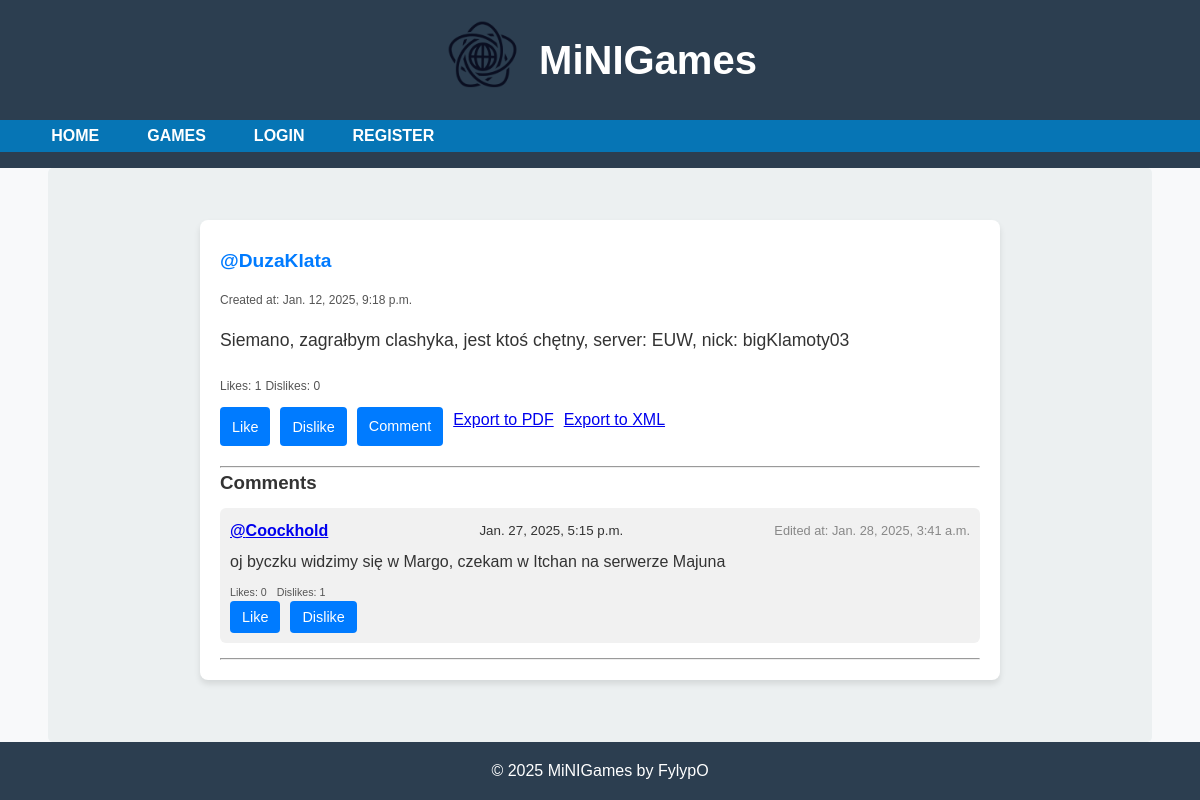
The app's page /posts/1/ with its own data.
### minigames/models.py (models this page shows, shortened)
class ReactionMixin(models.Model):
    likes = models.IntegerField(default=0)
    dislikes = models.IntegerField(default=0)
    reactions = GenericRelation('Reaction', related_query_name='content_object')
    class Meta:
        abstract = True
    @property
    def like_count(self):
        return self.reactions.filter(reaction_type=Reaction.ReactionType.LIKE).count()
    @property
    def dislike_count(self):
        return self.reactions.filter(reaction_type=Reaction.ReactionType.DISLIKE).count()

class Post(ReactionMixin, models.Model):
    content = models.TextField()
    created_at = models.DateTimeField(auto_now_add=True)
    updated_at = models.DateTimeField(auto_now=True)
    author = models.ForeignKey(User, on_delete=models.CASCADE)
    edited = models.BooleanField(default=False)

class Comment(ReactionMixin, models.Model):
    content = models.TextField()
    created_at = models.DateTimeField(auto_now_add=True)
    updated_at = models.DateTimeField(auto_now=True)
    author = models.ForeignKey(User, on_delete=models.CASCADE)
    content_type = models.ForeignKey(ContentType, on_delete=models.CASCADE)
    object_id = models.PositiveIntegerField()
    content_object = GenericForeignKey('content_type', 'object_id')
    edited = models.BooleanField(default=False)

### minigames/views.py (the view)
# urls.py: path('posts/<int:pk>/', views.post_site, name='post_site'),
def post_site(request, pk):
    comments = Comment.objects.filter(content_type__model='post', object_id=pk).order_by('-created_at')
    post = Post.objects.get(pk=pk)
    context = {
        'post': post,
        'comments': comments,
        'user': request.user,
    }
    return render(request, 'minigames/post_site.html', context)

### templates/minigames/post_site.html (shortened to what this page needs)
{% extends "minigames/base.html" %}
{% load static %}
{% block extra_css %}
<link rel="stylesheet" href="{% static 'css/post_site.css' %}">
{% endblock %}
{% block content %}
<div class="post-container">
    <div class="post-header">
        <h2 class="author"><a href="{% url 'user_profile' post.author.id %}">@{{ post.author.username }}</a></h2>
    </div>
    <div class="post-meta">
        <small>Created at: {{ post.created_at }}</small>
    </div>
    <div class="post-content">
        <p>{{ post.content }}</p>
    </div>
    <div class="post-actions">
        <small id="post-{{ post.id }}-likes">Likes: {{ post.like_count }}</small>
        <small id="post-{{ post.id }}-dislikes">Dislikes: {{ post.dislike_count }}</small>
    </div>
    <div class="post-buttons">
        <button class="like-button" data-id="{{ post.id }}" data-type="post">Like</button>
        <button class="dislike-button" data-id="{{ post.id }}" data-type="post">Dislike</button>
        <a href="{% url 'comment_create' 'post' post.id %}" class="comment-button">Comment</a>
        <a href="{% url 'export_post_to_pdf' post.id %}" class="btn btn-primary">Export to PDF</a>
        <a href="{% url 'export_post_to_xml' post.id %}" class="btn btn-primary">Export to XML</a>
    </div>
    <div class="comments-section">
        <hr>
        <h3>Comments</h3>
        <div class="comments-list">
            {% for comment in comments %}
            <div class="comment">
                <div class="comment-header">
                    <h4><a href="{% url 'user_profile' comment.author.id %}">@{{ comment.author.username }}</a></h4>
                    <small>{{ comment.created_at }}</small>
                    {% if comment.edited %}
                    <small class="edited">Edited at: {{ comment.updated_at }}</small>
                    {% endif %}
                </div>
                <div class="comment-content">
                    <p>{{ comment.content }}</p>
                </div>
                <div class="comment-actions">
                    <small id="comment-{{ comment.id }}-likes">Likes: {{ comment.like_count }}</small>
                    <small id="comment-{{ comment.id }}-dislikes">Dislikes: {{ comment.dislike_count }}</small>
                </div>
                <div class="comment-buttons">
                    <button class="like-button" data-id="{{ comment.id }}" data-type="comment">Like</button>
                    <button class="dislike-button" data-id="{{ comment.id }}" data-type="comment">Dislike</button>
                </div>
            </div>
            <hr>
            {% endfor %}
        </div>
    </div>
</div>
{% endblock %}

### static/CSS/base.css (style rules this page uses)
* { margin: 0; padding: 0; box-sizing: border-box; }
html, body { font-family: 'Roboto', sans-serif; height: 100%; color: #333; line-height: 1.6; overflow-x: hidden; overflow-y: scroll; }
html, body { display: flex; flex-direction: column; height: 100%; }

### static/CSS/post_site.css (style rules this page uses)
body { font-family: 'Arial', sans-serif; background-color: #f8f9fa; color: #333; margin: 0; padding: 0; line-height: 1.6; }
.post-container { max-width: 800px; margin: 20px auto; padding: 20px; background: #fff; border-radius: 8px; box-shadow: 0 4px 6px rgba(0, 0, 0, 0.1); }
.post-header { display: flex; justify-content: space-between; align-items: center; margin-bottom: 10px; }
.author a { text-decoration: none; font-size: 1.2rem; font-weight: bold; color: #007bff; }
.post-meta { font-size: 0.9rem; color: #555; margin-bottom: 15px; }
.post-content { font-size: 1.1rem; margin-bottom: 20px; }
.post-actions { font-size: 0.9rem; margin-bottom: 10px; color: #555; }
.post-buttons { display: flex; gap: 10px; margin-bottom: 20px; }
button, .comment-button { padding: 8px 12px; font-size: 0.9rem; color: #fff; background-color: #007bff; border: none; border-radius: 4px; cursor: pointer; transition: background-color 0.3s ease; }
.comment-button { text-decoration: none; }
.comments-section h3 { margin-bottom: 10px; color: #333; }
.comment { margin-bottom: 15px; padding: 10px; background: #f1f1f1; border-radius: 6px; }
.comment-header { display: flex; justify-content: space-between; align-items: center; margin-bottom: 5px; }
.comment-content { font-size: 1rem; margin-bottom: 10px; }
.comment-actions { font-size: 0.8rem; color: #555; display: flex; gap: 10px; }
.comment-buttons { display: flex; gap: 10px; }
.edited { font-size: 0.8rem; color: #888; }

### records on screen
Post: author.username "DuzaKlata", created_at "Jan. 12, 2025, 9:18 p.m.", content "Siemano, zagrałbym clashyka, jest ktoś chętny, server: EUW, nick: bigKlamoty03", like_count "1", dislike_count "0"
Comment: author.username "Coockhold", created_at "Jan. 27, 2025, 5:15 p.m.", updated_at "Jan. 28, 2025, 3:41 a.m.", content "oj byczku widzimy się w Margo, czekam w Itchan na serwerze Majuna", like_count "0", dislike_count "1"
